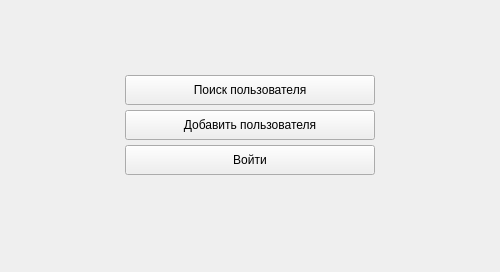
<?xml version="1.0" encoding="UTF-8"?>
<ui version="4.0">
 <class>MainWindow</class>
 <widget class="QMainWindow" name="MainWindow">
  <property name="enabled">
   <bool>true</bool>
  </property>
  <property name="geometry">
   <rect>
    <x>0</x>
    <y>0</y>
    <width>500</width>
    <height>272</height>
   </rect>
  </property>
  <property name="minimumSize">
   <size>
    <width>0</width>
    <height>0</height>
   </size>
  </property>
  <property name="maximumSize">
   <size>
    <width>9000</width>
    <height>9000</height>
   </size>
  </property>
  <property name="windowTitle">
   <string>LoginSystem</string>
  </property>
  <widget class="QWidget" name="widget">
   <property name="sizePolicy">
    <sizepolicy hsizetype="Preferred" vsizetype="Preferred">
     <horstretch>0</horstretch>
     <verstretch>0</verstretch>
    </sizepolicy>
   </property>
   <property name="minimumSize">
    <size>
     <width>500</width>
     <height>250</height>
    </size>
   </property>
   <property name="maximumSize">
    <size>
     <width>500</width>
     <height>250</height>
    </size>
   </property>
   <property name="baseSize">
    <size>
     <width>500</width>
     <height>250</height>
    </size>
   </property>
   <property name="focusPolicy">
    <enum>Qt::NoFocus</enum>
   </property>
   <layout class="QVBoxLayout" name="verticalLayout_2">
    <item>
     <widget class="QWidget" name="gridWidget" native="true">
      <layout class="QGridLayout" name="gridLayout" rowstretch="5,1,5" columnstretch="5,1,5" rowminimumheight="0,1,0" columnminimumwidth="0,1,0">
       <property name="sizeConstraint">
        <enum>QLayout::SetDefaultConstraint</enum>
       </property>
       <property name="leftMargin">
        <number>1</number>
       </property>
       <property name="topMargin">
        <number>1</number>
       </property>
       <property name="rightMargin">
        <number>1</number>
       </property>
       <property name="bottomMargin">
        <number>1</number>
       </property>
       <property name="spacing">
        <number>0</number>
       </property>
       <item row="1" column="1">
        <layout class="QVBoxLayout" name="verticalLayout" stretch="0,3,0,3,0">
         <property name="spacing">
          <number>5</number>
         </property>
         <item>
          <widget class="QPushButton" name="pB_search_user">
           <property name="minimumSize">
            <size>
             <width>250</width>
             <height>30</height>
            </size>
           </property>
           <property name="text">
            <string>Поиск пользователя</string>
           </property>
          </widget>
         </item>
         <item>
          <spacer name="verticalSpacer_2">
           <property name="orientation">
            <enum>Qt::Vertical</enum>
           </property>
           <property name="sizeHint" stdset="0">
            <size>
             <width>20</width>
             <height>40</height>
            </size>
           </property>
          </spacer>
         </item>
         <item>
          <widget class="QPushButton" name="pB_add_user">
           <property name="minimumSize">
            <size>
             <width>250</width>
             <height>30</height>
            </size>
           </property>
           <property name="text">
            <string>Добавить пользователя</string>
           </property>
          </widget>
         </item>
         <item>
          <spacer name="verticalSpacer">
           <property name="orientation">
            <enum>Qt::Vertical</enum>
           </property>
           <property name="sizeHint" stdset="0">
            <size>
             <width>20</width>
             <height>40</height>
            </size>
           </property>
          </spacer>
         </item>
         <item>
          <widget class="QPushButton" name="pB_enter">
           <property name="minimumSize">
            <size>
             <width>250</width>
             <height>30</height>
            </size>
           </property>
           <property name="text">
            <string>Войти</string>
           </property>
          </widget>
         </item>
        </layout>
       </item>
       <item row="1" column="0">
        <spacer name="horizontalSpacer">
         <property name="orientation">
          <enum>Qt::Horizontal</enum>
         </property>
         <property name="sizeHint" stdset="0">
          <size>
           <width>40</width>
           <height>20</height>
          </size>
         </property>
        </spacer>
       </item>
       <item row="1" column="2">
        <spacer name="horizontalSpacer_2">
         <property name="orientation">
          <enum>Qt::Horizontal</enum>
         </property>
         <property name="sizeHint" stdset="0">
          <size>
           <width>40</width>
           <height>20</height>
          </size>
         </property>
        </spacer>
       </item>
       <item row="0" column="1">
        <spacer name="verticalSpacer_4">
         <property name="orientation">
          <enum>Qt::Vertical</enum>
         </property>
         <property name="sizeHint" stdset="0">
          <size>
           <width>20</width>
           <height>40</height>
          </size>
         </property>
        </spacer>
       </item>
       <item row="2" column="1">
        <spacer name="verticalSpacer_5">
         <property name="orientation">
          <enum>Qt::Vertical</enum>
         </property>
         <property name="sizeHint" stdset="0">
          <size>
           <width>20</width>
           <height>40</height>
          </size>
         </property>
        </spacer>
       </item>
      </layout>
     </widget>
    </item>
   </layout>
  </widget>
  <widget class="QMenuBar" name="menubar">
   <property name="geometry">
    <rect>
     <x>0</x>
     <y>0</y>
     <width>500</width>
     <height>22</height>
    </rect>
   </property>
  </widget>
 </widget>
 <resources/>
 <connections/>
</ui>
